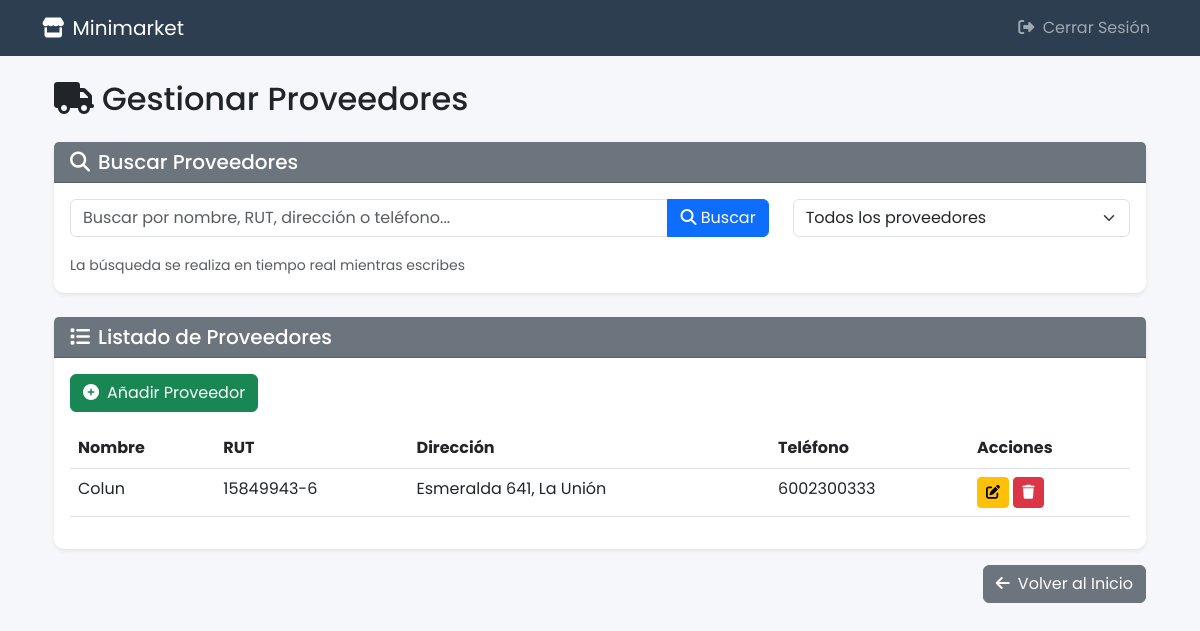
The app's page /gestionar-proveedores/ (signed in), older data.
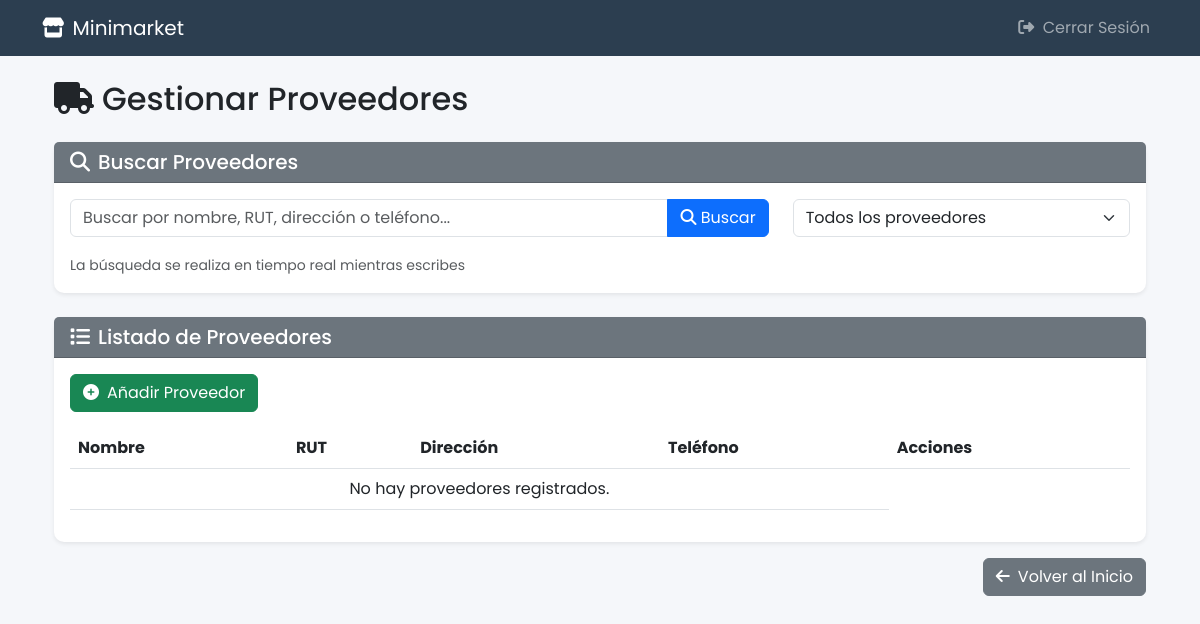
The same page, newer data.
### Tienda/models.py (models this page shows, shortened)
class Proveedor(models.Model):
    nombre_proveedor = models.CharField(max_length=100)
    rut = models.CharField(unique=True, max_length=30)
    direccion = models.CharField(max_length=200)
    telefono = models.PositiveIntegerField()

### Tienda/views.py (the view, shortened to what this page needs)
# urls.py: path('gestionar-proveedores/', views.gestionar_proveedores, name='gestionar_proveedores'),
@login_required
@user_passes_test(is_superuser, login_url='home') # Proteger y redirigir si no es superuser
def gestionar_proveedores(request):
    if not request.session.get('providers_access_granted', False):
        messages.warning(request, 'Debes verificar tu contraseña para acceder a la gestión de proveedores.')
        request.session['providers_access_granted'] = False
        return redirect('home')
    proveedores = Proveedor.objects.all().order_by('nombre_proveedor')
    proveedores = Proveedor.objects.all().order_by('nombre_proveedor')
    context = {
        'proveedores': proveedores
    }
    return render(request, 'Tienda/gestionar_proveedores.html', context)

### Tienda/views.py (called while the page is built)
def is_superuser(user):
    return user.is_superuser

### Tienda/templates/Tienda/gestionar_proveedores.html (shortened to what this page needs)
{% extends 'Tienda/base_layout.html' %}
{% block content %}
<div class="container mt-4">
    <h2 class="mb-4"><i class="fas fa-truck me-2"></i>Gestionar Proveedores</h2>
    <div class="card border-0 shadow-sm mb-4">
        <div class="card-header bg-secondary text-white">
            <h5 class="mb-0"><i class="fas fa-search me-2"></i>Buscar Proveedores</h5>
        </div>
        <div class="card-body">
            <div class="row">
                <div class="col-md-8">
                    <div class="input-group mb-3">
                        <input type="text" id="buscar-proveedor" class="form-control" placeholder="Buscar por nombre, RUT, dirección o teléfono...">
                        <button class="btn btn-primary" type="button" id="btn-buscar">
                            <i class="fas fa-search"></i> Buscar
                        </button>
                    </div>
                    <small class="text-muted">La búsqueda se realiza en tiempo real mientras escribes</small>
                </div>
                <div class="col-md-4">
                    <select id="filtro-proveedor" class="form-select">
                        <option value="">Todos los proveedores</option>
                    </select>
                </div>
            </div>
        </div>
    </div>
    <div class="card border-0 shadow-sm">
        <div class="card-header bg-secondary text-white">
            <h5 class="mb-0"><i class="fas fa-list me-2"></i>Listado de Proveedores</h5>
        </div>
        <div class="card-body">
            <button class="btn btn-success mb-3" data-bs-toggle="modal" data-bs-target="#nuevoProveedorModal">
                <i class="fas fa-plus-circle me-2"></i>Añadir Proveedor
            </button>
            <div class="table-responsive">
                <table class="table table-hover" id="tabla-proveedores">
                    <thead>
                        <tr>
                            <th>Nombre</th>
                            <th>RUT</th>
                            <th>Dirección</th>
                            <th>Teléfono</th>
                            <th>Acciones</th>
                        </tr>
                    </thead>
                    <tbody>
                        {% for proveedor in proveedores %}
                        <tr class="fila-proveedor" data-nombre="{{ proveedor.nombre_proveedor|lower }}" data-rut="{{ proveedor.rut }}" data-direccion="{{ proveedor.direccion|lower }}" data-telefono="{{ proveedor.telefono }}">
                            <td>{{ proveedor.nombre_proveedor }}</td>
                            <td>{{ proveedor.rut }}</td>
                            <td>{{ proveedor.direccion }}</td>
                            <td>{{ proveedor.telefono }}</td>
                            <td>
                                <button class="btn btn-sm btn-warning editar-proveedor" data-id="{{ proveedor.id }}" data-nombre="{{ proveedor.nombre_proveedor }}" data-rut="{{ proveedor.rut }}" data-direccion="{{ proveedor.direccion }}" data-telefono="{{ proveedor.telefono }}"><i class="fas fa-edit"></i></button>
                                <button class="btn btn-sm btn-danger eliminar-proveedor" data-id="{{ proveedor.id }}"><i class="fas fa-trash"></i></button>
                            </td>
                        </tr>
                        {% empty %}
                        <tr id="no-resultados">
                            <td colspan="4" class="text-center">No hay proveedores registrados.</td>
                        </tr>
                        {% endfor %}
                    </tbody>
                </table>
            </div>
        </div>
    </div>
    <div class="d-flex justify-content-end mt-3">
        <a href="{% url 'home' %}" class="btn btn-secondary">
            <i class="fas fa-arrow-left me-2"></i>Volver al Inicio
        </a>
    </div>
</div>
{% endblock %}

Row changes from the older to the newer data that the page shows:
removed Proveedor: nombre_proveedor "Colun", rut "15849943-6", direccion "Esmeralda 641, La Unión", telefono "6002300333"
Text that changed along with them:
text now shown: "No hay proveedores registrados."
